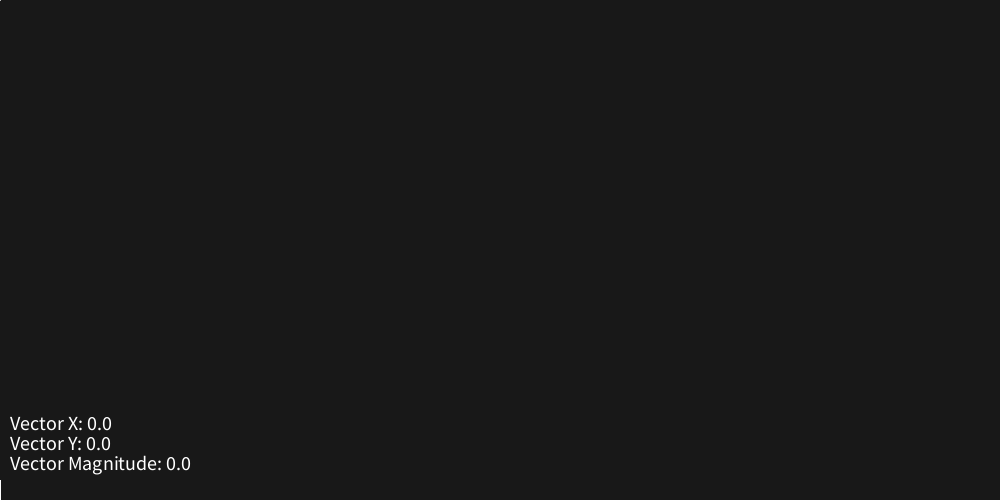
Frame 1 (no input)
Frame 60 (the mouse pressed at the canvas centre just before this capture): identical to frame 1, image omitted
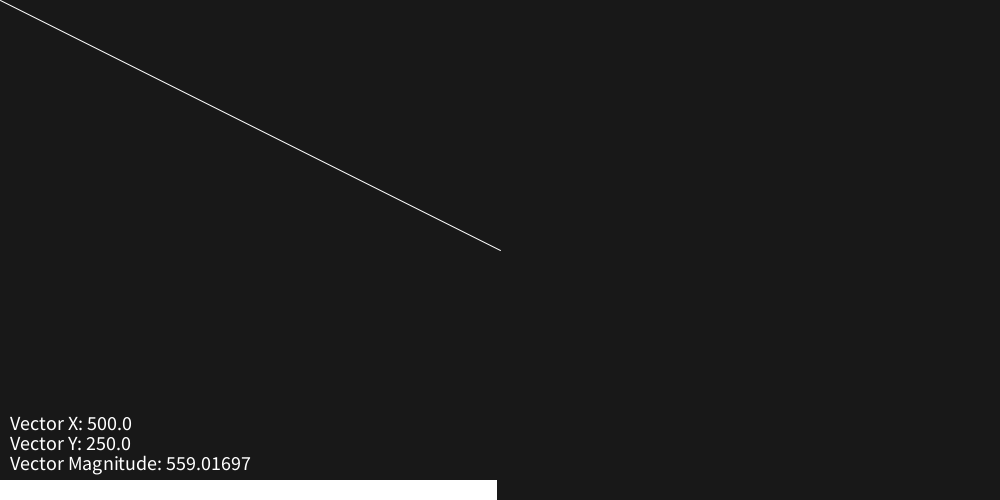
Frame 120 (the mouse held since frame 60 and released just before this capture)

The Processing sketch that drew these frames (run headless with seeded random() and noise(); from frame 60 on, the mouse is pressed at the canvas centre):

// Processing sketch: CH1_5VectorMagnitude
// ── CH1_5VectorMagnitude.pde
PVector mouse;

void setup() {
    size(1000, 500);
    background(24);
    stroke(255);
    fill(255);
    textSize(20);
    mouse = new PVector(mouseX, mouseY);
}

void draw() {
    background(24);
    mouse = new PVector(mouseX, mouseY);
    line(0, 0, mouse.x, mouse.y);

    rect(0, height - 20, map(mouse.mag(), 0, (width + height / 4), 0, width), 20);
    text("Vector X: " + mouse.x, 10, height - 70);
    text("Vector Y: " + mouse.y, 10, height - 50);
    text("Vector Magnitude: " + mouse.mag(), 10, height - 30);
}
